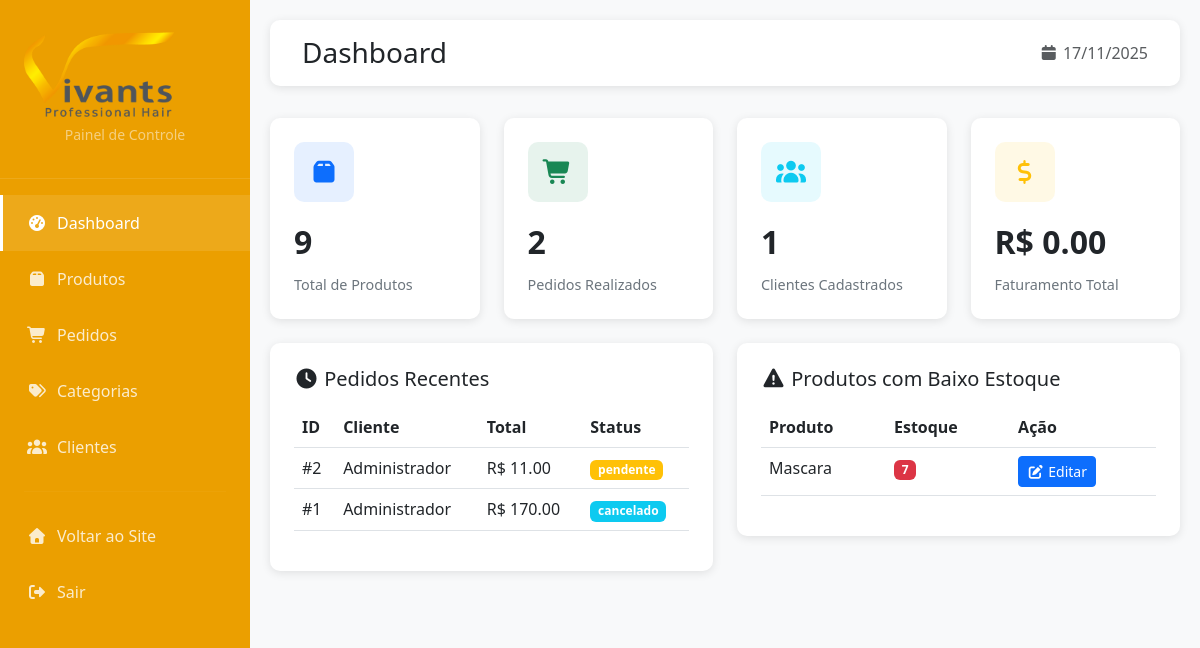
The page /admin/dashboard (signed in) on the database as committed earlier.
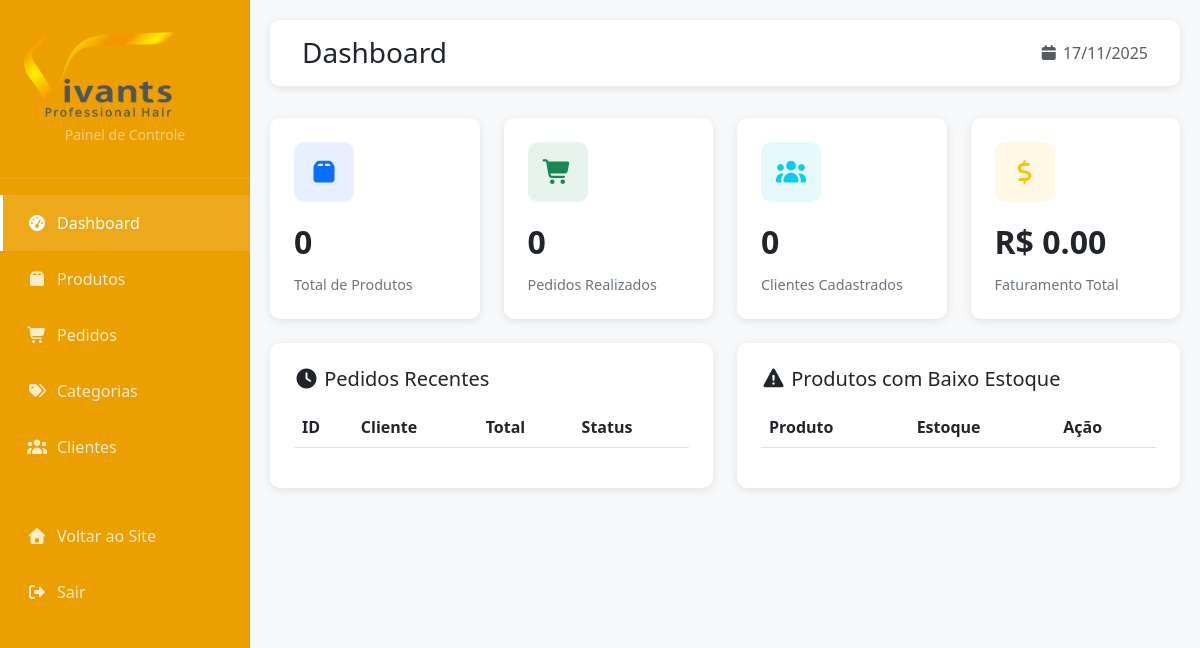
The same page on the database as committed later.
### tables this page shows
CREATE TABLE pedidos (
            id INTEGER PRIMARY KEY AUTOINCREMENT,
            usuario_id INTEGER NOT NULL,
            total REAL NOT NULL,
            status TEXT DEFAULT 'pendente',
            endereco_entrega TEXT,
            data_pedido TIMESTAMP DEFAULT CURRENT_TIMESTAMP,
            FOREIGN KEY (usuario_id) REFERENCES usuarios(id)
        );

CREATE TABLE usuarios (
            id INTEGER PRIMARY KEY AUTOINCREMENT,
            nome TEXT NOT NULL,
            email TEXT UNIQUE NOT NULL,
            senha TEXT NOT NULL,
            telefone TEXT,
            tipo TEXT DEFAULT 'cliente',
            data_cadastro TIMESTAMP DEFAULT CURRENT_TIMESTAMP
        );

CREATE TABLE produtos (
            id INTEGER PRIMARY KEY AUTOINCREMENT,
            nome TEXT NOT NULL,
            descricao TEXT,
            preco REAL NOT NULL,
            preco_promocional REAL,
            categoria_id INTEGER,
            estoque INTEGER DEFAULT 0,
            imagem TEXT,
            ativo INTEGER DEFAULT 1,
            destaque INTEGER DEFAULT 0,
            data_cadastro TIMESTAMP DEFAULT CURRENT_TIMESTAMP,
            FOREIGN KEY (categoria_id) REFERENCES categorias(id)
        );

### app.py (the view, shortened to what this page needs)
@app.route('/admin/dashboard')
@admin_required
def admin_dashboard():
    db = get_db()
    try:
        stats_data = db.execute('''
            SELECT
                (SELECT COUNT(*) FROM produtos WHERE ativo=1) as total_produtos,
                (SELECT COUNT(*) FROM pedidos) as total_pedidos,
                (SELECT COUNT(*) FROM usuarios WHERE tipo='cliente') as total_clientes,
                (SELECT COALESCE(SUM(total), 0) FROM pedidos WHERE status = "entregue") as faturamento_total
        ''').fetchone()
        stats = row_to_dict(stats_data) if stats_data else {}
        pedidos_recentes_data = db.execute('''
            SELECT p.*, u.nome as usuario_nome
            FROM pedidos p
            JOIN usuarios u ON p.usuario_id = u.id
            ORDER BY p.data_pedido DESC
            LIMIT 5
        ''').fetchall()
        pedidos_recentes = rows_to_dict_list(pedidos_recentes_data)
        produtos_baixo_estoque_data = db.execute('''
            SELECT id, nome, estoque
            FROM produtos
            WHERE estoque < 10 AND ativo = 1
            ORDER BY estoque ASC
            LIMIT 5
        ''').fetchall()
        produtos_baixo_estoque = rows_to_dict_list(produtos_baixo_estoque_data)
        return render_template('admin/dashboard.html',
                            stats=stats,
                            pedidos_recentes=pedidos_recentes,
                            produtos_baixo_estoque=produtos_baixo_estoque,
                            now=datetime.now())
    finally:
        db.close()

### app.py (called while the page is built)
def parse_datetime(date_string):
    if date_string is None:
        return None
    if isinstance(date_string, datetime):
        return date_string
    try:
        formats = [
            '%Y-%m-%d %H:%M:%S',
            '%Y-%m-%d %H:%M:%S.%f',
            '%Y-%m-%d',
            '%d/%m/%Y %H:%M:%S',
            '%d/%m/%Y'
        ]
        for fmt in formats:
            try:
                return datetime.strptime(date_string, fmt)
            except ValueError:
                continue
        return date_string  # Retorna como string se não conseguir converter
    except:
        return date_string

def row_to_dict(row):
    if row is None:
        return None
    result = {}
    for key in row.keys():
        value = row[key]
        if 'data' in key.lower() or 'cadastro' in key.lower() or 'pedido' in key.lower() or 'avaliacao' in key.lower():
            result[key] = parse_datetime(value)
        else:
            result[key] = value
    return result

def rows_to_dict_list(rows):
    return [row_to_dict(row) for row in rows]

### database.py (called while the page is built)
def get_db():
    conn = sqlite3.connect('vivants.db')
    conn.row_factory = sqlite3.Row
    return conn

### templates/admin/dashboard.html (shortened to what the changed rows need)
{% extends "admin/base.html" %}
{% block content %}
<div class="admin-header">
    <div class="d-flex justify-content-between align-items-center">
        <h1 class="h3 mb-0">Dashboard</h1>
    </div>
</div>
<div class="row g-4 mb-4">
    <div class="col-md-3">
        <div class="stat-card">
            <div class="stat-icon bg-primary bg-opacity-10 text-primary">
                <i class="fas fa-box"></i>
            </div>
            <div class="stat-number">{{ stats.total_produtos }}</div>
            <div class="stat-label">Total de Produtos</div>
        </div>
    </div>
    <div class="col-md-3">
        <div class="stat-card">
            <div class="stat-icon bg-success bg-opacity-10 text-success">
                <i class="fas fa-shopping-cart"></i>
            </div>
            <div class="stat-number">{{ stats.total_pedidos }}</div>
            <div class="stat-label">Pedidos Realizados</div>
        </div>
    </div>
    <div class="col-md-3">
        <div class="stat-card">
            <div class="stat-icon bg-info bg-opacity-10 text-info">
                <i class="fas fa-users"></i>
            </div>
            <div class="stat-number">{{ stats.total_clientes }}</div>
            <div class="stat-label">Clientes Cadastrados</div>
        </div>
    </div>
</div>
<div class="row g-4">
    <div class="col-md-6">
        <div class="table-card">
            <div class="table-responsive">
                <table class="table table-hover">
                    <thead>
                        <tr>
                            <th>ID</th>
                            <th>Cliente</th>
                            <th>Total</th>
                            <th>Status</th>
                        </tr>
                    </thead>
                    <tbody>
                        {% for pedido in pedidos_recentes %}
                        <tr>
                            <td>#{{ pedido.id }}</td>
                            <td>{{ pedido.usuario_nome }}</td>
                            <td>R$ {{ "%.2f"|format(pedido.total) }}</td>
                            <td>
                                <span class="badge
                                    {% if pedido.status == 'pendente' %}bg-warning
                                    {% elif pedido.status == 'entregue' %}bg-success
                                    {% else %}bg-info{% endif %}">
                                    {{ pedido.status }}
                                </span>
                            </td>
                        </tr>
                        {% endfor %}
                    </tbody>
                </table>
            </div>
        </div>
    </div>
    <div class="col-md-6">
        <div class="table-card">
            <div class="table-responsive">
                <table class="table table-hover">
                    <thead>
                        <tr>
                            <th>Produto</th>
                            <th>Estoque</th>
                            <th>Ação</th>
                        </tr>
                    </thead>
                    <tbody>
                        {% for produto in produtos_baixo_estoque %}
                        <tr>
                            <td>{{ produto.nome }}</td>
                            <td>
                                <span class="badge bg-danger">{{ produto.estoque }}</span>
                            </td>
                            <td>
                                <a href="{{ url_for('admin_produtos') }}" class="btn btn-sm btn-primary">
                                    <i class="fas fa-edit"></i> Editar
                                </a>
                            </td>
                        </tr>
                        {% endfor %}
                    </tbody>
                </table>
            </div>
        </div>
    </div>
</div>
{% endblock %}

Rows that differ between the two databases and show on the page:
removed pedidos: id "2", usuario_nome "Administrador", total "11.00", status "pendente"
removed pedidos: id "1", usuario_nome "Administrador", total "170.00", status "cancelado"
removed produtos: nome "Mascara", estoque "7"
Other text that changed with them:
{{ stats.total_produtos }}: "9" → "0"
{{ stats.total_pedidos }}: "2" → "0"
{{ stats.total_clientes }}: "1" → "0"
